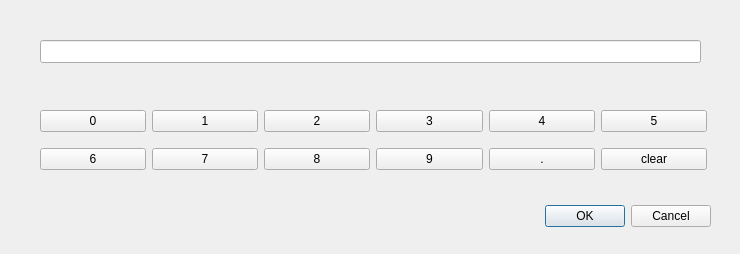
<?xml version="1.0" encoding="UTF-8"?>
<ui version="4.0">
 <class>myClient</class>
 <widget class="QDialog" name="myClient">
  <property name="geometry">
   <rect>
    <x>0</x>
    <y>0</y>
    <width>740</width>
    <height>254</height>
   </rect>
  </property>
  <property name="maximumSize">
   <size>
    <width>16777215</width>
    <height>254</height>
   </size>
  </property>
  <property name="windowTitle">
   <string>Dialog</string>
  </property>
  <widget class="QDialogButtonBox" name="buttonBox">
   <property name="geometry">
    <rect>
     <x>370</x>
     <y>200</y>
     <width>341</width>
     <height>32</height>
    </rect>
   </property>
   <property name="maximumSize">
    <size>
     <width>341</width>
     <height>32</height>
    </size>
   </property>
   <property name="orientation">
    <enum>Qt::Horizontal</enum>
   </property>
   <property name="standardButtons">
    <set>QDialogButtonBox::Cancel|QDialogButtonBox::Ok</set>
   </property>
  </widget>
  <widget class="QWidget" name="gridLayoutWidget">
   <property name="geometry">
    <rect>
     <x>40</x>
     <y>100</y>
     <width>667</width>
     <height>80</height>
    </rect>
   </property>
   <layout class="QGridLayout" name="gridLayout">
    <item row="1" column="1">
     <widget class="QPushButton" name="pushButton_8">
      <property name="text">
       <string>7</string>
      </property>
     </widget>
    </item>
    <item row="1" column="5">
     <widget class="QPushButton" name="pushButton_12">
      <property name="text">
       <string>clear</string>
      </property>
     </widget>
    </item>
    <item row="0" column="1">
     <widget class="QPushButton" name="pushButton_2">
      <property name="text">
       <string>1</string>
      </property>
     </widget>
    </item>
    <item row="1" column="3">
     <widget class="QPushButton" name="pushButton_10">
      <property name="text">
       <string>9</string>
      </property>
     </widget>
    </item>
    <item row="0" column="0">
     <widget class="QPushButton" name="pushButton">
      <property name="text">
       <string>0</string>
      </property>
     </widget>
    </item>
    <item row="1" column="0">
     <widget class="QPushButton" name="pushButton_7">
      <property name="text">
       <string>6</string>
      </property>
     </widget>
    </item>
    <item row="1" column="2">
     <widget class="QPushButton" name="pushButton_9">
      <property name="text">
       <string>8</string>
      </property>
     </widget>
    </item>
    <item row="1" column="4">
     <widget class="QPushButton" name="pushButton_11">
      <property name="text">
       <string>.</string>
      </property>
     </widget>
    </item>
    <item row="0" column="4">
     <widget class="QPushButton" name="pushButton_5">
      <property name="text">
       <string>4</string>
      </property>
     </widget>
    </item>
    <item row="0" column="5">
     <widget class="QPushButton" name="pushButton_6">
      <property name="text">
       <string>5</string>
      </property>
     </widget>
    </item>
    <item row="0" column="3">
     <widget class="QPushButton" name="pushButton_4">
      <property name="text">
       <string>3</string>
      </property>
     </widget>
    </item>
    <item row="0" column="2">
     <widget class="QPushButton" name="pushButton_3">
      <property name="text">
       <string>2</string>
      </property>
     </widget>
    </item>
   </layout>
  </widget>
  <widget class="QLineEdit" name="lineEdit">
   <property name="geometry">
    <rect>
     <x>40</x>
     <y>40</y>
     <width>661</width>
     <height>23</height>
    </rect>
   </property>
  </widget>
 </widget>
 <resources/>
 <connections>
  <connection>
   <sender>buttonBox</sender>
   <signal>accepted()</signal>
   <receiver>myClient</receiver>
   <slot>accept()</slot>
   <hints>
    <hint type="sourcelabel">
     <x>248</x>
     <y>254</y>
    </hint>
    <hint type="destinationlabel">
     <x>157</x>
     <y>274</y>
    </hint>
   </hints>
  </connection>
  <connection>
   <sender>buttonBox</sender>
   <signal>rejected()</signal>
   <receiver>myClient</receiver>
   <slot>reject()</slot>
   <hints>
    <hint type="sourcelabel">
     <x>316</x>
     <y>260</y>
    </hint>
    <hint type="destinationlabel">
     <x>286</x>
     <y>274</y>
    </hint>
   </hints>
  </connection>
 </connections>
</ui>
